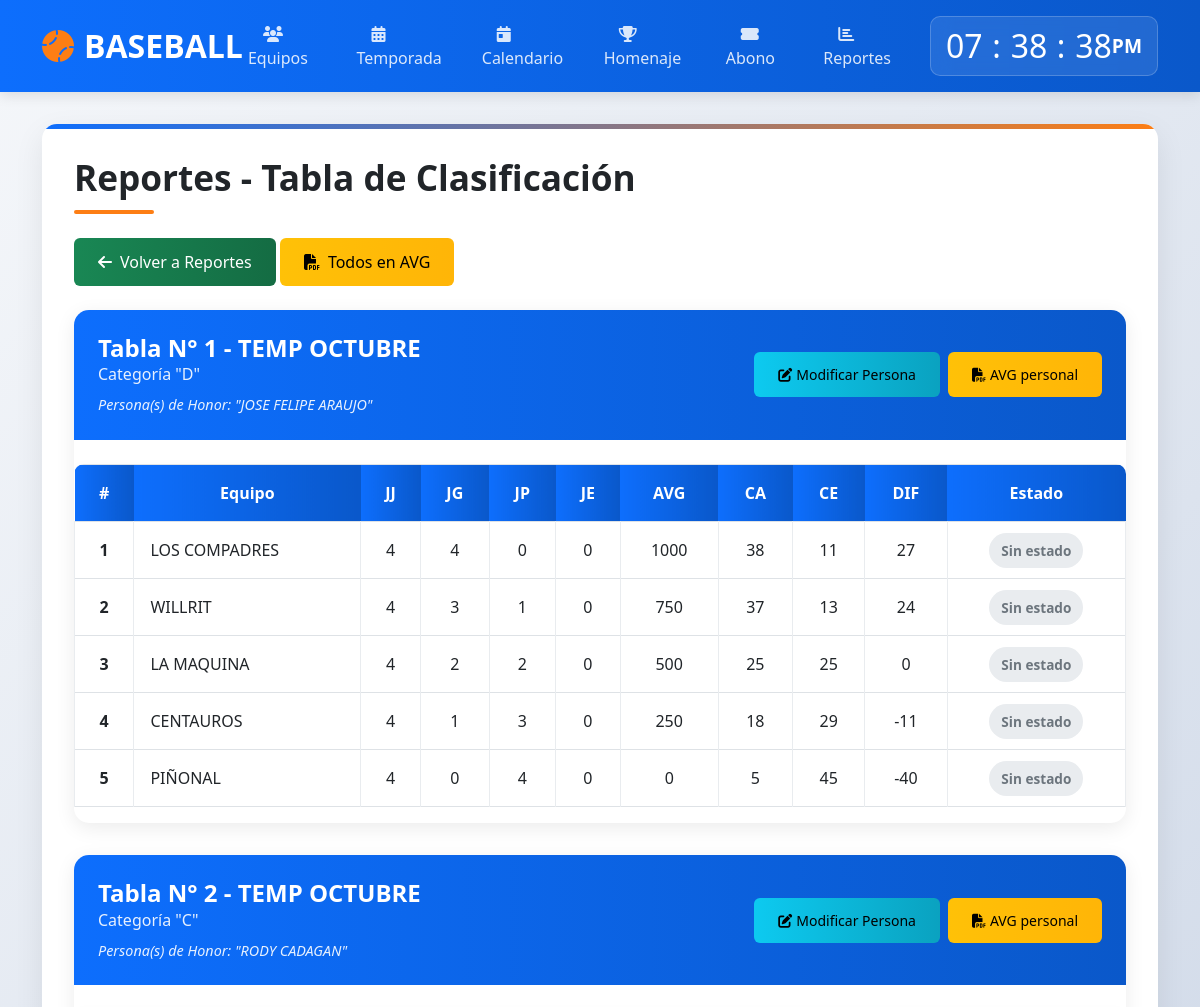
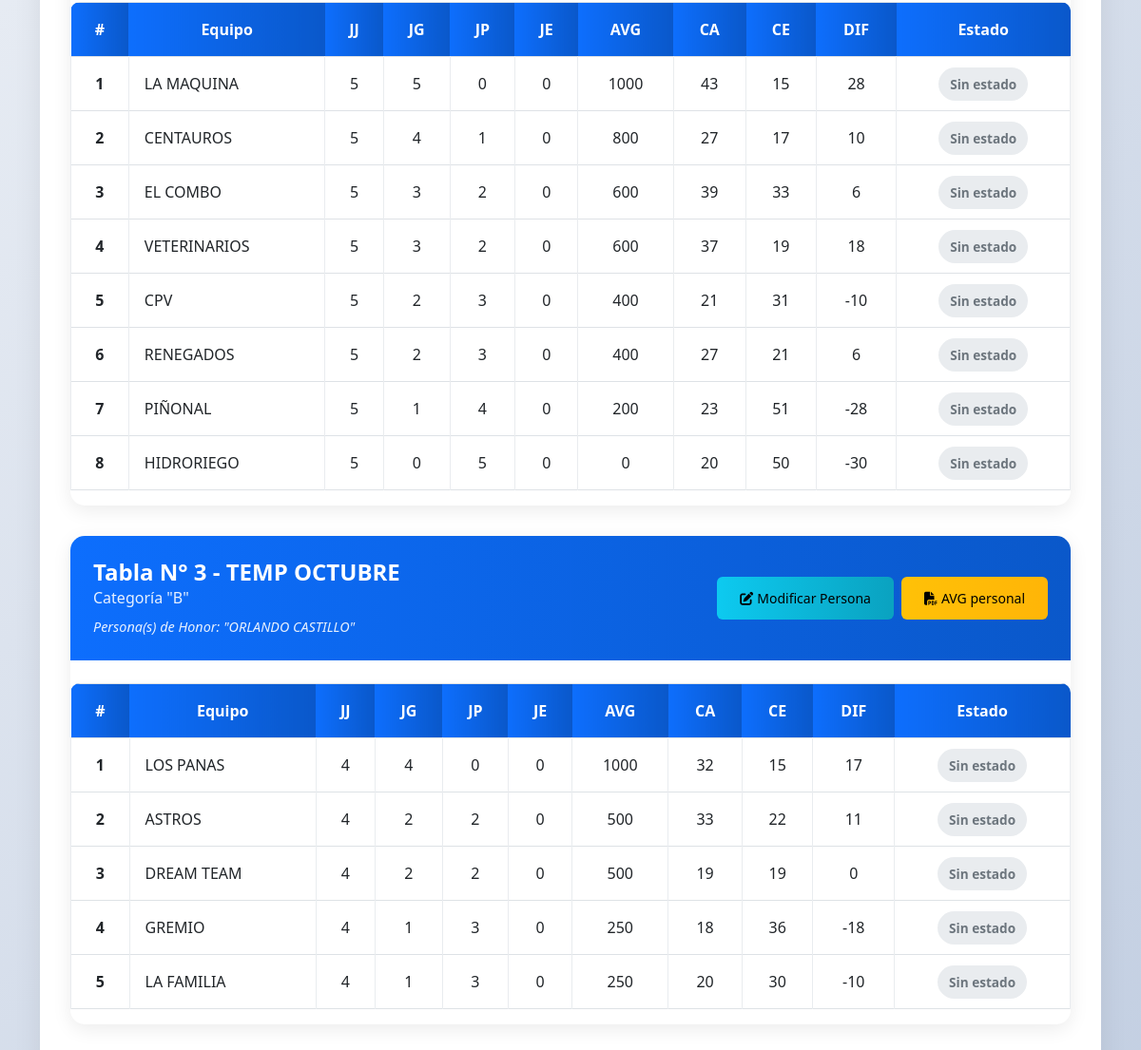
/modulos/reporte/clasificacion.php, run on the app's committed database (2 pictures, top to bottom).
### tables this page shows
CREATE TABLE `temporada` (
  `id_temp` int(100) NOT NULL,
  `name_temp` text NOT NULL,
  `categoria` varchar(1) NOT NULL,
  `partidas` int(100) NOT NULL,
  `innings` int(10) NOT NULL,
  `valor` decimal(10,2) NOT NULL,
  `nequipos` int(10) NOT NULL,
  `activo` int(1) DEFAULT NULL
);

CREATE TABLE `homenaje` (
  `id_hnr` int(100) NOT NULL,
  `id_temp` int(100) NOT NULL,
  `categoria` varchar(1) NOT NULL,
  `honor` text DEFAULT NULL,
  `prize_four` int(1) DEFAULT NULL,
  `cant_four` int(100) DEFAULT NULL,
  `prize_once` int(1) DEFAULT NULL,
  `cant_once` int(100) DEFAULT NULL,
  `prize_second` int(1) DEFAULT NULL,
  `cant_second` int(100) DEFAULT NULL,
  `prize_third` int(1) DEFAULT NULL,
  `cant_third` int(100) DEFAULT NULL,
  `prize_pg` int(1) DEFAULT NULL,
  `cant_pg` int(100) DEFAULT NULL,
  `prize_pe` int(1) DEFAULT NULL,
  `cant_pe` int(100) DEFAULT NULL,
  `prize_lbt` int(1) DEFAULT NULL,
  `cant_lbt` int(100) DEFAULT NULL,
  `prize_lj` int(1) DEFAULT NULL,
  `cant_lj` int(100) DEFAULT NULL,
  `prize_ld` int(1) DEFAULT NULL,
  `cant_ld` int(100) DEFAULT NULL,
  `prize_lt` int(1) DEFAULT NULL,
  `cant_lt` int(100) DEFAULT NULL,
  `prize_lca` int(1) DEFAULT NULL,
  `cant_lca` int(100) DEFAULT NULL,
  `prize_lce` int(1) DEFAULT NULL,
  `cant_lce` int(100) DEFAULT NULL,
  `prize_lp` int(1) DEFAULT NULL,
  `cant_lp` int(100) DEFAULT NULL,
  `prize_lb` int(1) DEFAULT NULL,
  `cant_lb` int(100) DEFAULT NULL
);

CREATE TABLE `tab_clasf` (
  `id_tab` int(100) NOT NULL,
  `id_temp` int(100) NOT NULL,
  `id_team` int(100) NOT NULL,
  `name_team` varchar(50) NOT NULL,
  `categoria` varchar(1) NOT NULL,
  `jj` int(100) DEFAULT NULL,
  `jg` int(100) DEFAULT NULL,
  `jp` int(100) DEFAULT NULL,
  `je` int(100) DEFAULT NULL,
  `avg` int(10) DEFAULT NULL,
  `ca` int(100) DEFAULT NULL,
  `ce` int(100) DEFAULT NULL,
  `dif` int(100) DEFAULT NULL
);

### modulos/reporte/clasificacion.php (the view, shortened to what this page needs)
<?php
$con = conectar();
?>
<!DOCTYPE html>
<html lang="es">
<head>
    <link href="https://cdn.jsdelivr.net/npm/bootstrap@5.3.0/dist/css/bootstrap.min.css" rel="stylesheet">
    <link rel="stylesheet" href="https://cdnjs.cloudflare.com/ajax/libs/font-awesome/6.4.0/css/all.min.css">
</head>
<body>
    <header class="header">
        <div class="container">
            <div class="d-flex justify-content-between align-items-center">
                <a href="../../" class="logo">
                    <i class="fas fa-baseball-ball"></i>BASEBALL
                </a>
                <ul class="navigation">
                    <li><a href="../equipos/"><i class="fas fa-users"></i> Equipos</a></li>
                    <li><a href="../juego/"><i class="fas fa-calendar-alt"></i> Temporada</a></li>
                    <li><a href="../calendario/"><i class="fas fa-calendar-day"></i> Calendario</a></li>
                    <li><a href="../homenaje/"><i class="fas fa-trophy"></i> Homenaje</a></li>
                    <li><a href="../abonos/"><i class="fas fa-ticket-alt"></i> Abono</a></li>
                    <li><a href="../reporte/"><i class="fas fa-chart-bar"></i> Reportes</a></li>
                </ul>
                <div class="clock-container">
                    <div class="clock">
                        <h2 id="hour">00</h2><h2 class="dot">:</h2>
                        <h2 id="minute">00</h2><h2 class="dot">:</h2>
                        <h2 id="seconds">00</h2><span id="ampm">AM</span>
                    </div>
                </div>
            </div>
        </div>
    </header>
    <main class="main-content">
        <div class="container">
            <div class="content-container">
                <h1 class="page-title">Reportes - Tabla de Clasificación</h1>
                <div class="button-group mb-4">
                    <a href="reporte.php" class="btn btn-success">
                        <i class="fas fa-arrow-left me-2"></i>Volver a Reportes
                    </a>
                    <a target="_blank" href="../PDF/tabla-clasf-avg-all.php" class="btn btn-warning">
                        <i class="fas fa-file-pdf me-2"></i>Todos en AVG
                    </a>
                </div>
                <?php
                $val_hor = "SELECT * FROM temporada WHERE activo = 1 ORDER BY categoria DESC";
                $query_hor = mysqli_query($con, $val_hor);
                if (mysqli_num_rows($query_hor) >= 1) {
                    $e = 1;
                    while ($obtenerho = mysqli_fetch_assoc($query_hor)) {
                        $id = $obtenerho['id_temp'];
                        $cat = $obtenerho['categoria'];
                        $busc = "SELECT * FROM homenaje WHERE id_temp = ?";
                        $stmt = mysqli_prepare($con, $busc);
                        mysqli_stmt_bind_param($stmt, "i", $id);
                        mysqli_stmt_execute($stmt);
                        $result_homenaje = mysqli_stmt_get_result($stmt);
                        $ftdp = mysqli_fetch_assoc($result_homenaje);
                ?>
                <div class="temporada-card">
                    <div class="temporada-header">
                        <div>
                            <h3 class="temporada-title">Tabla N° <?php echo $e ?> - <?php echo htmlspecialchars($obtenerho['name_temp']); ?></h3>
                            <div class="temporada-info">Categoría "<?php echo htmlspecialchars($obtenerho['categoria']); ?>"</div>
                            <?php if (!empty($ftdp['honor'])): ?>
                            <div class="honor-text">Persona(s) de Honor: "<?php echo htmlspecialchars($ftdp['honor']); ?>"</div>
                            <?php endif; ?>
                        </div>
                        <div class="temporada-actions">
                            <?php if (empty($ftdp['id_hnr'])): ?>
                            <a href="creat.php?id=<?php echo $id ?>" class="btn btn-secondary btn-sm">
                                <i class="fas fa-plus me-1"></i>Crear Persona
                            </a>
                            <?php else: ?>
                            <a href="edit.php?id_hnr=<?php echo $ftdp['id_hnr'] ?>" class="btn btn-info btn-sm">
                                <i class="fas fa-edit me-1"></i>Modificar Persona
                            </a>
                            <?php endif; ?>
                            <a target="_blank" href="../PDF/tabla-clasf-avg.php?id_temp=<?php echo $id ?>&id_tab=<?php echo '16' ?>&persona=<?php echo urlencode($ftdp['honor'] ?? '') ?>" class="btn btn-warning btn-sm">
                                <i class="fas fa-file-pdf me-1"></i>AVG personal
                            </a>
                        </div>
                    </div>
                    <div class="table-container">
                        <table class="table table-hover table-bordered">
                            <thead>
                                <tr>
                                    <th>#</th>
                                    <th>Equipo</th>
                                    <th>JJ</th>
                                    <th>JG</th>
                                    <th>JP</th>
                                    <th>JE</th>
                                    <th>AVG</th>
                                    <th>CA</th>
                                    <th>CE</th>
                                    <th>DIF</th>
                                    <th>Estado</th>
                                </tr>
                            </thead>
                            <tbody>
                                <?php
                                $revisar = "SELECT t.*, e.estado
                                            FROM tab_clasf t
                                            LEFT JOIN equipo_estados e ON t.id_tab = e.id_tab AND t.id_temp = e.id_temp
                                            WHERE t.id_temp = ? AND t.categoria LIKE CONCAT('%', ?, '%')
                                            ORDER BY t.jg DESC, t.avg DESC";
                                $stmt = mysqli_prepare($con, $revisar);
                                mysqli_stmt_bind_param($stmt, "is", $id, $cat);
                                mysqli_stmt_execute($stmt);
                                $result = mysqli_stmt_get_result($stmt);
                                if (mysqli_num_rows($result) >= 1) {
                                    $i = 1;
                                    while ($bdata = mysqli_fetch_assoc($result)) {
                                        $estado_badge = "";
                                        if ($bdata['estado'] == 'C') {
                                            $estado_badge = '<span class="badge-estado badge-clasificado">Clasificado</span>';
                                        } elseif ($bdata['estado'] == 'E') {
                                            $estado_badge = '<span class="badge-estado badge-eliminado">Eliminado</span>';
                                        } elseif ($bdata['estado'] == 'R') {
                                            $estado_badge = '<span class="badge-estado badge-retirado">Retirado</span>';
                                        } elseif ($bdata['estado'] == 'G') {
                                            $estado_badge = '<span class="badge-estado badge-ganador">Ganador</span>';
                                        } else {
                                            $estado_badge = '<span class="badge-estado badge-sin-estado">Sin estado</span>';
                                        }
                                ?>
                                <tr>
                                    <td class="text-center fw-bold"><?php echo $i; ?></td>
                                    <td><?php echo htmlspecialchars($bdata['name_team']); ?></td>
                                    <td class="text-center"><?php echo $bdata['jj']; ?></td>
                                    <td class="text-center"><?php echo $bdata['jg']; ?></td>
                                    <td class="text-center"><?php echo $bdata['jp']; ?></td>
                                    <td class="text-center"><?php echo $bdata['je']; ?></td>
                                    <td class="text-center"><?php echo $bdata['avg']; ?></td>
                                    <td class="text-center"><?php echo $bdata['ca']; ?></td>
                                    <td class="text-center"><?php echo $bdata['ce']; ?></td>
                                    <td class="text-center"><?php echo $bdata['dif']; ?></td>
                                    <td class="text-center"><?php echo $estado_badge; ?></td>
                                </tr>
                                <?php
                                        $i++;
                                    }
                                } ?>
                            </tbody>
                        </table>
                    </div>
                </div>
                <?php
                        $e++;
                    }
                } ?>
            </div>
        </div>
    </main>
</body>
</html>

### modulos/reporte/clasificacion.php (style rules this page uses)
:root { --primary-color: #0d6efd; --secondary-color: #fd7e14; --dark-color: #212529; --light-color: #f8f9fa; --success-color: #198754; --danger-color: #dc3545; --warning-color: #ffc107; --info-color: #0dcaf0; --ganador-color: #6f42c1; }
body { font-family: 'Segoe UI', Tahoma, Geneva, Verdana, sans-serif; background: linear-gradient(135deg, #f5f7fa 0%, #c3cfe2 100%); min-height: 100vh; margin: 0; padding: 0; color: #333; }
.header { background: linear-gradient(90deg, var(--primary-color) 0%, #0a58ca 100%); color: white; padding: 1rem 0; box-shadow: 0 4px 12px rgba(0, 0, 0, 0.1); position: sticky; top: 0; z-index: 1000; }
.logo { font-size: 2rem; font-weight: 700; color: white; text-decoration: none; display: flex; align-items: center; }
.logo i { margin-right: 10px; color: var(--secondary-color); }
.navigation { display: flex; list-style: none; margin: 0; padding: 0; }
.navigation li { margin: 0 5px; }
.navigation a { color: rgba(255, 255, 255, 0.85); text-decoration: none; padding: 10px 15px; border-radius: 6px; transition: all 0.3s; font-weight: 500; }
.clock-container { background: rgba(255, 255, 255, 0.1); border-radius: 10px; padding: 10px 15px; backdrop-filter: blur(10px); border: 1px solid rgba(255, 255, 255, 0.2); }
.clock { display: flex; align-items: center; color: white; font-size: 1.2rem; font-weight: 600; }
.clock h2 { margin: 0; min-width: 28px; text-align: center; }
.dot { margin: 0 5px; }
.main-content { padding: 2rem 0; }
.content-container { background: white; border-radius: 15px; box-shadow: 0 10px 30px rgba(0, 0, 0, 0.08); padding: 2rem; position: relative; overflow: hidden; }
.content-container::before { content: ''; position: absolute; top: 0; left: 0; width: 100%; height: 5px; background: linear-gradient(90deg, var(--primary-color) 0%, var(--secondary-color) 100%); }
.page-title { font-size: 2.2rem; font-weight: 700; color: var(--dark-color); margin-bottom: 1.5rem; position: relative; padding-bottom: 15px; }
.page-title::after { content: ''; position: absolute; bottom: 0; left: 0; width: 80px; height: 4px; background: var(--secondary-color); border-radius: 2px; }
.btn { border-radius: 6px; font-weight: 500; padding: 0.75rem 1.5rem; transition: all 0.3s; }
.btn-info { background: linear-gradient(90deg, #0dcaf0 0%, #0aa2c0 100%); border: none; }
.btn-warning { background: linear-gradient(90deg, var(--warning-color) 0%, #ffb507 100%); border: none; }
.btn-success { background: linear-gradient(90deg, var(--success-color) 0%, #146c43 100%); border: none; }
.table-container { overflow-x: auto; border-radius: 10px; box-shadow: 0 4px 12px rgba(0, 0, 0, 0.05); margin-top: 1.5rem; }
.table th { background: linear-gradient(90deg, var(--primary-color) 0%, #0a58ca 100%); color: white; border: none; padding: 1rem; text-align: center; vertical-align: middle; }
.table td { padding: 1rem; vertical-align: middle; border-color: #e9ecef; }
.badge-estado { padding: 0.5rem 0.75rem; border-radius: 50rem; font-size: 0.85rem; font-weight: 600; }
.badge-sin-estado { background: #e9ecef; color: #6c757d; }
.temporada-card { background: white; border-radius: 15px; box-shadow: 0 5px 20px rgba(0, 0, 0, 0.08); margin-bottom: 2rem; overflow: hidden; }
.temporada-header { background: linear-gradient(90deg, var(--primary-color) 0%, #0a58ca 100%); color: white; padding: 1.5rem; display: flex; justify-content: space-between; align-items: center; flex-wrap: wrap; gap: 1rem; }
.temporada-title { font-size: 1.5rem; font-weight: 700; margin: 0; }
.temporada-info { font-size: 1rem; opacity: 0.9; }
.temporada-actions { display: flex; gap: 0.5rem; flex-wrap: wrap; }
.honor-text { font-style: italic; margin-top: 0.5rem; font-size: 0.9rem; opacity: 0.9; }

### data on the page
temporada: name_temp "TEMP OCTUBRE", categoria "D", homenaje.honor "JOSE FELIPE ARAUJO"
tab_clasf: name_team "LOS COMPADRES", jj "4", jg "4", jp "0", je "0", avg "1000", ca "38", ce "11", dif "27"
tab_clasf: name_team "WILLRIT", jj "4", jg "3", jp "1", je "0", avg "750", ca "37", ce "13", dif "24"
tab_clasf: name_team "LA MAQUINA", jj "4", jg "2", jp "2", je "0", avg "500", ca "25", ce "25", dif "0"
tab_clasf: name_team "CENTAUROS", jj "4", jg "1", jp "3", je "0", avg "250", ca "18", ce "29", dif "-11"
tab_clasf: name_team "PIÑONAL", jj "4", jg "0", jp "4", je "0", avg "0", ca "5", ce "45", dif "-40"
temporada: name_temp "TEMP OCTUBRE", categoria "C", homenaje.honor "RODY CADAGAN"
tab_clasf: name_team "LA MAQUINA", jj "5", jg "5", jp "0", je "0", avg "1000", ca "43", ce "15", dif "28"
tab_clasf: name_team "CENTAUROS", jj "5", jg "4", jp "1", je "0", avg "800", ca "27", ce "17", dif "10"
tab_clasf: name_team "EL COMBO", jj "5", jg "3", jp "2", je "0", avg "600", ca "39", ce "33", dif "6"
tab_clasf: name_team "VETERINARIOS", jj "5", jg "3", jp "2", je "0", avg "600", ca "37", ce "19", dif "18"
tab_clasf: name_team "CPV", jj "5", jg "2", jp "3", je "0", avg "400", ca "21", ce "31", dif "-10"
tab_clasf: name_team "RENEGADOS", jj "5", jg "2", jp "3", je "0", avg "400", ca "27", ce "21", dif "6"
tab_clasf: name_team "PIÑONAL", jj "5", jg "1", jp "4", je "0", avg "200", ca "23", ce "51", dif "-28"
tab_clasf: name_team "HIDRORIEGO", jj "5", jg "0", jp "5", je "0", avg "0", ca "20", ce "50", dif "-30"
temporada: name_temp "TEMP OCTUBRE", categoria "B", homenaje.honor "ORLANDO CASTILLO"
tab_clasf: name_team "LOS PANAS", jj "4", jg "4", jp "0", je "0", avg "1000", ca "32", ce "15", dif "17"
tab_clasf: name_team "ASTROS", jj "4", jg "2", jp "2", je "0", avg "500", ca "33", ce "22", dif "11"
tab_clasf: name_team "DREAM TEAM", jj "4", jg "2", jp "2", je "0", avg "500", ca "19", ce "19", dif "0"
tab_clasf: name_team "GREMIO", jj "4", jg "1", jp "3", je "0", avg "250", ca "18", ce "36", dif "-18"
tab_clasf: name_team "LA FAMILIA", jj "4", jg "1", jp "3", je "0", avg "250", ca "20", ce "30", dif "-10"
